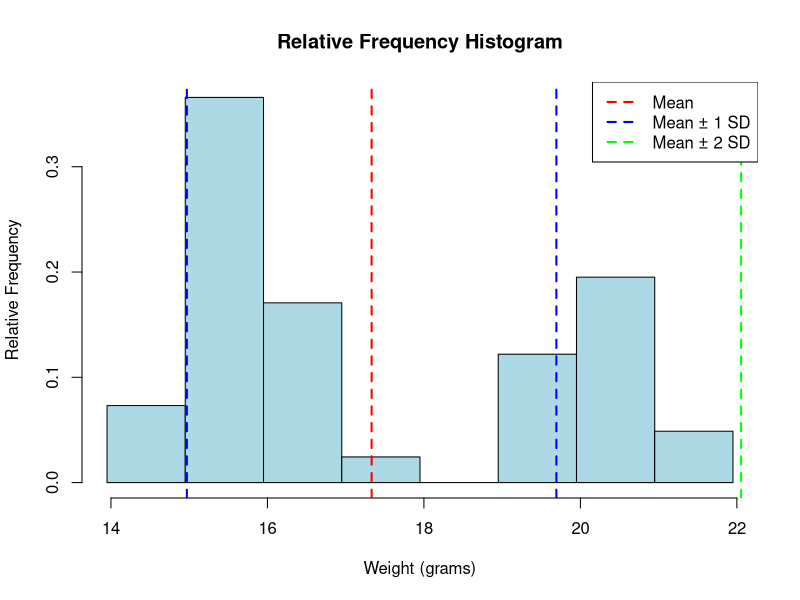

This chart was generated by the following R code:
weights <- c(19.8, 20.3, 20.2, 19.6, 20.0, 19.4, 15.4, 19.9, 20.5, 20.5, 19.8,
             15.5, 21.8, 20.0, 15.4, 20.6, 15.7, 20.4, 21.3, 16.7, 15.6, 14.2,
             15.9, 16.8, 15.2, 15.0, 16.4, 15.4, 16.0, 16.1, 17.0, 16.0,
             15.1, 14.1, 15.8, 15.7, 16.6, 15.2, 15.5, 14.9, 15.3)

mean_weight <- mean(weights)
sd_weight <- sd(weights)

cat("Sample Mean:", mean_weight, "\n")
cat("Sample Standard Deviation:", sd_weight, "\n")

breaks <- seq(13.95, max(weights) + 1, by = 1)  # Interval size of 1

hist(weights, breaks = breaks, probability = TRUE, 
     col = "lightblue", border = "black", main = "Relative Frequency Histogram",
     xlab = "Weight (grams)", ylab = "Relative Frequency")

abline(v = mean_weight, col = "red", lwd = 2, lty = 2)
abline(v = mean_weight + sd_weight, col = "blue", lwd = 2, lty = 2)
abline(v = mean_weight - sd_weight, col = "blue", lwd = 2, lty = 2)
abline(v = mean_weight + 2 * sd_weight, col = "green", lwd = 2, lty = 2)
abline(v = mean_weight - 2 * sd_weight, col = "green", lwd = 2, lty = 2)

legend("topright", legend = c("Mean", "Mean ± 1 SD", "Mean ± 2 SD"),
       col = c("red", "blue", "green"), lwd = 2, lty = 2)